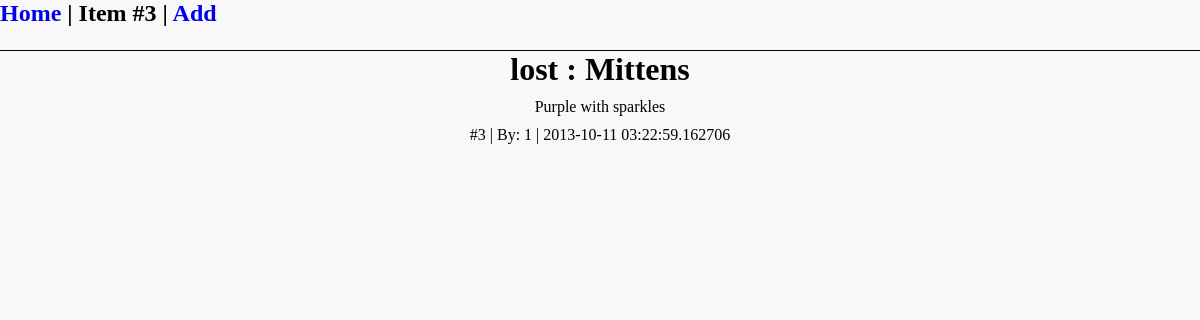
The app's page /item?id=3 with its own data.
### app/models.py (models this page shows, shortened)
class Items(db.Model):
	id = db.Column(db.Integer, primary_key = True)
	name_item = db.Column(db.String(100), index = True)
	description = db.Column(db.String(500))
	date = db.Column(db.DateTime)
	item_status = db.Column(db.String(10), index = True)
	area = db.Column(db.String(100), index = True)
	user_id = db.Column(db.Integer, db.ForeignKey('user.id'))

### app/views.py (the view)
@app.route('/item')
def item():
	item_param = request.args.get('id','item_id')
	title = 'Item #' + item_param
	item_post = models.Items.query.filter_by(id=item_param)
	return render_template("items.html",
							item_posts =item_post,
							title = title)

### app/moment.py (called while the page is built)
    def render(self, format):
        return Markup("<script>\ndocument.write(moment(\"%s\").%s);\n</script>"
        	% (self.timestamp.strftime("%Y-%m-%dT%H:%M:%S Z"), format))

    def format(self, fmt):
        return self.render("format(\"%s\")" % fmt)

### app/templates/items.html
{% extends "layout.html"%}
{% block header %}
	{% include "header.html" %}
{% endblock header %}
{% block content %}
	{% for item in item_posts %}
	<div id='items_page'>
		<h1>{{item.item_status}} : {{item.name_item}}</h1>
		<div class='item_info'> {{ item.description }} </div>
		#{{item.id}} | By: {{item.user_id}} | {{item.date}}
	</div>
	{% endfor %}
{% endblock %}

### app/static/main.css (style rules this page uses)
* { margin : 0; padding : 0; text-decoration: none; }
html, body { height : 100%; background-color : #F8F8F8; }
#items_page { text-align : center; }
.item_info { margin : 10px 0; }

### records on screen
Items: item_status "lost", name_item "Mittens", description "Purple with sparkles", id "3", user_id "1", date "2013-10-11 03:22:59.162706"

### other values on screen
{{ title }} "Item #3"
